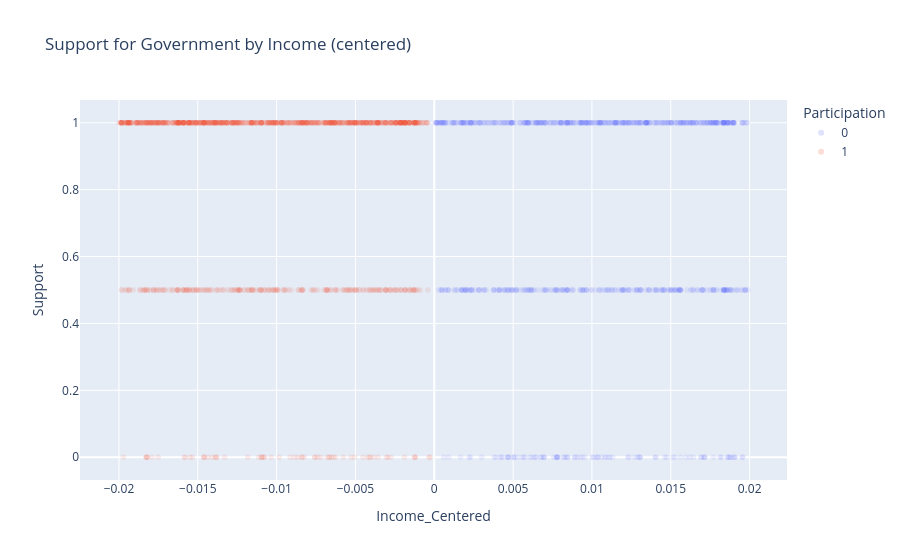

The notebook cell this image was saved under:
### Code cell
# Load the dataset
gt = gov_transfers.load_pandas().data

# Scatter plot: Income_Centered vs. Support, color by Participation
fig = px.scatter(
    gt,
    x='Income_Centered',
    y='Support',
    color=gt['Participation'].astype(str),
    opacity=0.1,
    labels={'color': 'Participation'},
    title='Support for Government by Income (centered)'
)
fig.show()

### Figure 1 — Plotly figure (JSON) as saved in the notebook; plotly's stock layout.template omitted (floating-point values rounded to 4 significant figures; data arrays with more than 128 entries replaced by an {"elided": "..."} marker saying what was removed)
{"data": [{"hovertemplate": "Participation=0<br>Income_Centered=%{x}<br>Support=%{y}<extra></extra>", "legendgroup": "0", "marker": {"color": "#636efa", "opacity": 0.1, "symbol": "circle"}, "mode": "markers", "name": "0", "showlegend": true, "type": "scattergl", "x": {"elided": "821 float values"}, "xaxis": "x", "y": {"elided": "821 float values"}, "yaxis": "y"}, {"hovertemplate": "Participation=1<br>Income_Centered=%{x}<br>Support=%{y}<extra></extra>", "legendgroup": "1", "marker": {"color": "#EF553B", "opacity": 0.1, "symbol": "circle"}, "mode": "markers", "name": "1", "showlegend": true, "type": "scattergl", "x": {"elided": "1127 float values"}, "xaxis": "x", "y": {"elided": "1127 float values"}, "yaxis": "y"}], "layout": {"legend": {"title": {"text": "Participation"}, "tracegroupgap": 0}, "title": {"text": "Support for Government by Income (centered)"}, "xaxis": {"anchor": "y", "domain": [0, 1], "title": {"text": "Income_Centered"}}, "yaxis": {"anchor": "x", "domain": [0, 1], "title": {"text": "Support"}}}}
